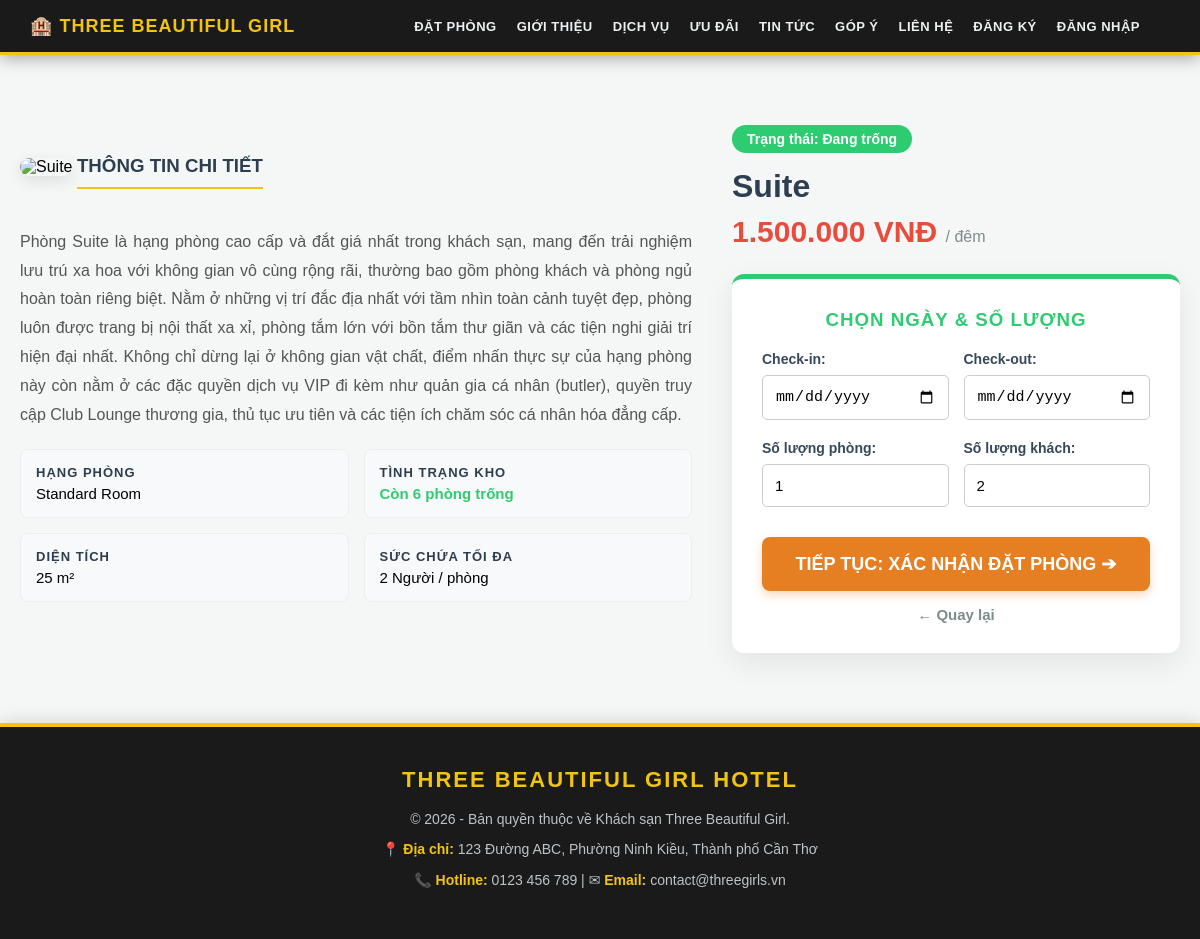
The page /room.php?ma_phong=P102 on the database its author committed.
### tables this page shows
CREATE TABLE `phong` (
  `ma_phong` varchar(20) NOT NULL,
  `ten_phong` varchar(100) DEFAULT NULL,
  `loai_phong` varchar(50) DEFAULT NULL,
  `gia_phong` decimal(10,2) DEFAULT NULL,
  `ma_loai` varchar(20) NOT NULL,
  `trang_thai` enum('Trống','Đang lưu trú','Đang dọn dẹp','Bảo trì') DEFAULT 'Trống',
  `url_phong` text NOT NULL,
  `chi_tiet_phong` text NOT NULL,
  `so_phong_trong` int(11) DEFAULT 10
);

CREATE TABLE `loai_phong` (
  `ma_loai` varchar(20) NOT NULL,
  `ten_loai` varchar(50) NOT NULL,
  `gia_dem` decimal(10,2) NOT NULL,
  `dien_tich` int(11) DEFAULT NULL,
  `suc_chua` int(11) NOT NULL
);

### room.php (the view, shortened to what this page needs)
<?php
include 'config.php';
$ma_phong = isset($_GET['ma_phong']) ? trim($_GET['ma_phong']) : '';
$sql = "SELECT p.*, lp.ten_loai, lp.suc_chua, lp.dien_tich
        FROM phong p
        LEFT JOIN loai_phong lp ON p.ma_loai = lp.ma_loai
        WHERE p.ma_phong = ?";
$stmt = $conn->prepare($sql);
$stmt->execute([$ma_phong]);
$phong = $stmt->fetch(PDO::FETCH_ASSOC);
include 'header.php';
?>
<div class="room-detail-container">
    <div class="room-image-section">
        <?php if(!empty($phong['url_phong'])): ?>
            <img src="<?= htmlspecialchars($phong['url_phong']) ?>" alt="<?= htmlspecialchars($phong['ten_phong']) ?>">
        <?php else: ?>
            <div style="width:100%; height:450px; background:#eee; display:flex; align-items:center; justify-content:center; border-radius:12px;">Đang cập nhật ảnh</div>
        <?php endif; ?>
        <h3 style="color: #2c3e50; margin-top: 30px; text-transform: uppercase; border-bottom: 2px solid #f1c40f; padding-bottom: 10px; display: inline-block;">Thông tin chi tiết</h3>
        <p class="room-desc"><?= nl2br(htmlspecialchars($phong['chi_tiet_phong'])) ?></p>
        <div class="room-attributes">
            <div class="attr-box">
                <strong>Hạng Phòng</strong> <?= htmlspecialchars($phong['ten_loai'] ?? $phong['ma_loai']) ?>
            </div>
            <div class="attr-box">
                <strong>Tình trạng kho</strong>
                <span style="color: #2ecc71; font-weight: bold;">Còn <?= htmlspecialchars($phong['so_phong_trong']) ?> phòng trống</span>
            </div>
            <div class="attr-box">
                <strong>Diện tích</strong> <?= !empty($phong['dien_tich']) ? $phong['dien_tich'] . ' m²' : 'Đang cập nhật' ?>
            </div>
            <div class="attr-box">
                <strong>Sức chứa tối đa</strong> <?= htmlspecialchars($phong['suc_chua'] ?? '2') ?> Người / phòng
            </div>
        </div>
    </div>
    <div class="room-info-section">
        <?php
            $trang_thai = $phong['trang_thai'];
            $is_available = ($trang_thai == 'Trống' && $phong['so_phong_trong'] > 0);
            $badge_class = 'status-khac';
            if ($is_available) $badge_class = 'status-trong';
            elseif ($trang_thai == 'Đang bảo trì' || $trang_thai == 'Đang lưu trú' || $phong['so_phong_trong'] <= 0) $badge_class = 'status-het';
        ?>
        <div>
            <span class="badge-status <?= $badge_class ?>">
                Trạng thái: <?= $is_available ? 'Đang trống' : 'Hết phòng/Bảo trì' ?>
            </span>
        </div>
        <h1 class="room-title"><?= htmlspecialchars($phong['ten_phong']) ?></h1>
        <div class="room-price">
            <?= number_format($phong['gia_phong'], 0, ',', '.') ?> VNĐ
            <span style="font-size: 16px; color: #7f8c8d; font-weight: normal;">/ đêm</span>
        </div>
        <?php if ($is_available): ?>
            <div class="booking-form">
                <h3>Chọn Ngày & Số Lượng</h3>
                <form action="booking_confirm.php" method="POST">
                    <div class="form-row">
                        <div class="form-group">
                            <label>Check-in:</label>
                            <input type="date" name="checkin" required min="<?= date('Y-m-d') ?>">
                        </div>
                        <div class="form-group">
                            <label>Check-out:</label>
                            <input type="date" name="checkout" required min="<?= date('Y-m-d', strtotime('+1 day')) ?>">
                        </div>
                    </div>
                    <div class="form-row">
                        <div class="form-group">
                            <label>Số lượng phòng:</label>
                            <input type="number" name="so_luong_phong" min="1" max="<?= htmlspecialchars($phong['so_phong_trong'] ?? 5) ?>" value="1" required>
                        </div>
                        <div class="form-group">
                            <label>Số lượng khách:</label>
                            <input type="number" name="so_luong_khach" min="1" max="20" value="2" required>
                        </div>
                    </div>
                    <button type="submit" class="btn-submit">Tiếp tục: Xác nhận đặt phòng ➔</button>
                    <a href="trangchu.php" class="btn-back-link">← Quay lại</a>
                </form>
            </div>
        <?php endif; ?>
    </div>
</div>
<?php include 'footer.php'; ?>

### header.php (style rules this page uses)
body { margin: 0; font-family: Arial, sans-serif; background-color: #f4f7f6; }

### room.php (style rules this page uses)
.room-detail-container { max-width: 1200px; margin: 50px auto; padding: 20px; display: flex; gap: 40px; font-family: Arial, sans-serif; }
.room-image-section { flex: 1.2; }
.room-image-section img { width: 100%; border-radius: 12px; box-shadow: 0 5px 15px rgba(0,0,0,0.1); object-fit: cover; height: 450px; }
.room-desc { color: #555; line-height: 1.8; font-size: 16px; margin: 20px 0; text-align: justify; }
.room-attributes { display: grid; grid-template-columns: 1fr 1fr; gap: 15px; margin-bottom: 30px; }
.attr-box { background: #f8f9fa; padding: 15px; border-radius: 8px; border: 1px solid #eee; font-size: 15px; }
.attr-box strong { color: #2c3e50; display: block; margin-bottom: 5px; font-size: 13px; text-transform: uppercase; letter-spacing: 1px; }
.room-info-section { flex: 0.8; display: flex; flex-direction: column; }
.room-title { font-size: 32px; color: #2c3e50; margin-bottom: 10px; margin-top: 0; }
.room-price { font-size: 30px; color: #e74c3c; font-weight: bold; margin-bottom: 25px; }
.booking-form { background: #fff; padding: 30px; border-radius: 12px; box-shadow: 0 10px 30px rgba(0,0,0,0.08); border-top: 5px solid #2ecc71; }
.booking-form h3 { margin-top: 0; color: #2ecc71; text-align: center; text-transform: uppercase; letter-spacing: 1px; margin-bottom: 20px; }
.form-group { margin-bottom: 20px; }
.form-group label { display: block; font-weight: bold; margin-bottom: 8px; color: #34495e; font-size: 14px; }
.form-group input { width: 100%; padding: 12px; border: 1px solid #ccc; border-radius: 5px; box-sizing: border-box; font-size: 15px; transition: 0.3s; }
.form-row { display: flex; gap: 15px; }
.form-row .form-group { flex: 1; }
.btn-submit { background: #e67e22; color: white; border: none; padding: 16px; width: 100%; border-radius: 8px; font-size: 18px; font-weight: bold; cursor: pointer; transition: 0.3s; margin-top: 10px; text-transform: uppercase; box-shadow: 0 4px 10px rgba(230, 126, 34, 0.3); }
.btn-back-link { display: block; text-align: center; margin-top: 15px; color: #7f8c8d; text-decoration: none; font-size: 15px; font-weight: bold; transition: 0.3s; }
.badge-status { display: inline-block; padding: 6px 15px; border-radius: 20px; font-weight: bold; color: white; margin-bottom: 15px; font-size: 14px; }
.status-trong { background: #2ecc71; }

### rows shown on the page
phong: chi_tiet_phong "Phòng Suite là hạng phòng cao cấp và đắt giá nhất trong khách sạn, mang đến trải nghiệm lưu trú xa hoa với không gian vô cùng rộng rãi, thường bao gồm phòng khách và phòng ngủ hoàn toàn riêng biệt. Nằm ở những vị trí đắc địa nhất với tầm nhìn toàn cảnh tuyệt đẹp, phòng luôn được trang bị nội thất xa xỉ, phòng tắm lớn với bồn tắm thư giãn và các tiện nghi giải trí hiện đại nhất. Không chỉ dừng lại ở không gian vật chất, điểm nhấn thực sự của hạng phòng này còn nằm ở các đặc quyền dịch vụ VIP đi kèm như quản gia cá nhân (butler), quyền truy cập Club Lounge thương gia, thủ tục ưu tiên và các tiện ích chăm sóc cá nhân hóa đẳng cấp.", ma_loai.ten_loai "Standard Room", so_phong_trong "6", ma_loai.dien_tich "25", ma_loai.suc_chua "2", ten_phong "Suite", gia_phong "1.500.000"
